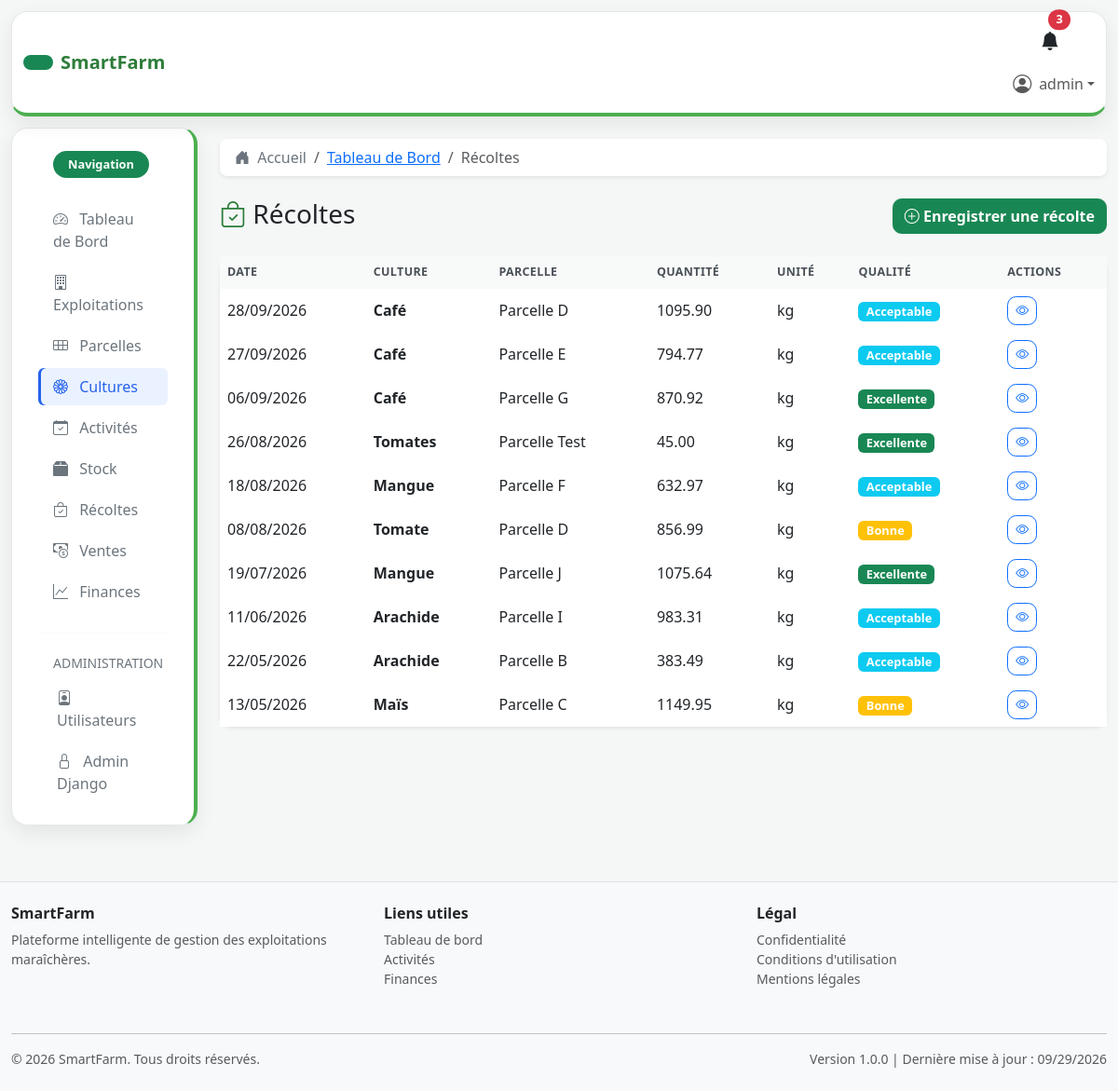
The page /cultures/recoltes/ (signed in) on the database as committed earlier.
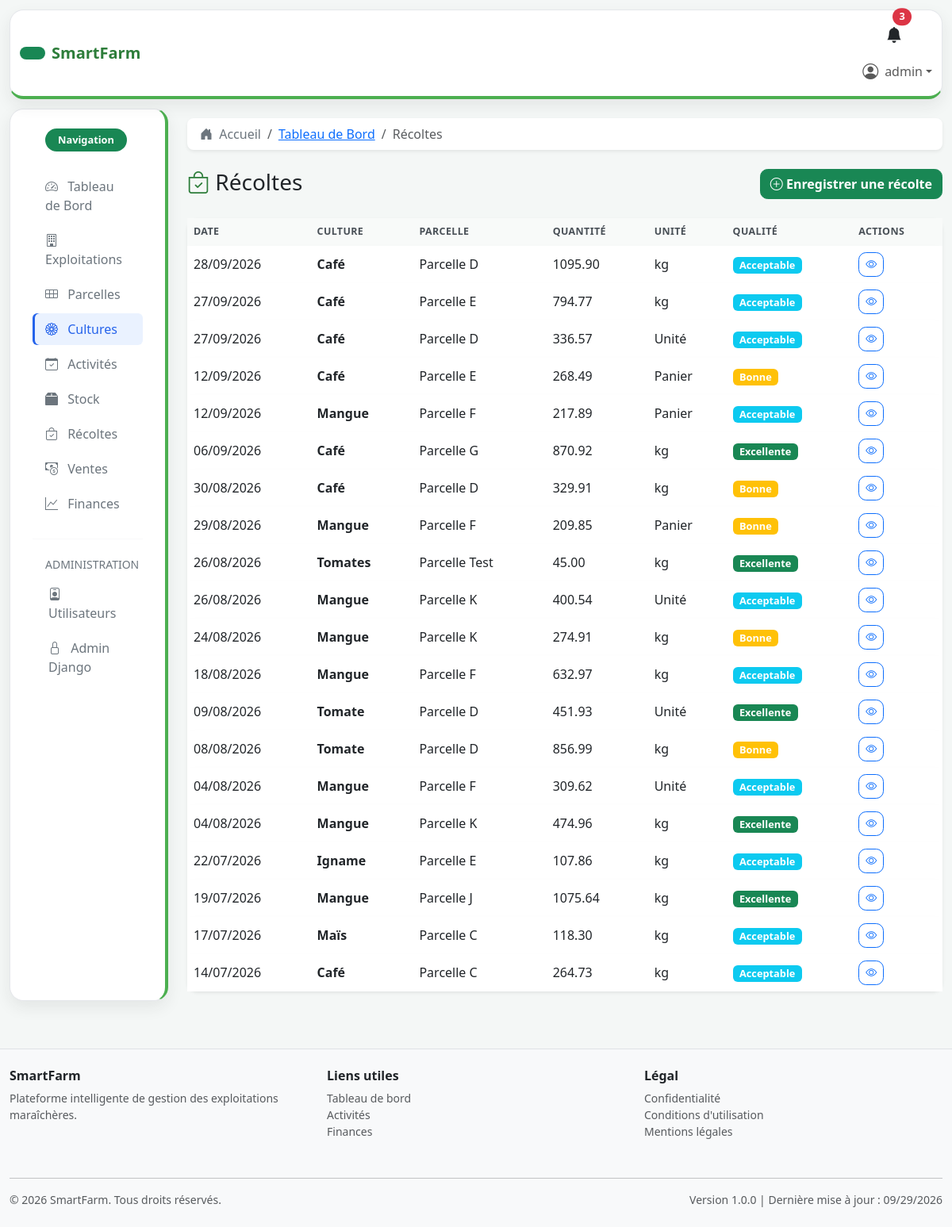
The same page on the database as committed later.
### cultures/models.py (models this page shows, shortened)
class Recolte(models.Model):
    UNITE_CHOICES = [
        ('kg', 'kg'),
        ('l', 'L'),
        ('unite', 'Unité'),
        ('panier', 'Panier'),
    ]
    QUALITE_CHOICES = [
        ('excellente', 'Excellente'),
        ('bonne', 'Bonne'),
        ('acceptable', 'Acceptable'),
        ('mauvaise', 'Mauvaise'),
    ]
    date = models.DateField(help_text="Date de récolte")
    culture = models.ForeignKey(
        Culture,
        on_delete=models.PROTECT,
        related_name='recoltes',
        help_text="Culture récoltée"
    )
    parcelle = models.ForeignKey(
        Parcelle,
        on_delete=models.PROTECT,
        related_name='recoltes',
        help_text="Parcelle de la récolte"
    )
    quantite = models.DecimalField(
        max_digits=10,
        decimal_places=2,
        help_text="Quantité récoltée"
    )
    unite = models.CharField(
        max_length=20,
        choices=UNITE_CHOICES,
        default='kg',
        help_text="Unité de mesure"
    )
    qualite = models.CharField(
        max_length=20,
        choices=QUALITE_CHOICES,
        default='bonne',
        help_text="Qualité de la récolte"
    )
    notes = models.TextField(blank=True, help_text="Notes supplémentaires")
    date_creation = models.DateTimeField(auto_now_add=True, help_text="Date de création")
    date_modification = models.DateTimeField(auto_now=True, help_text="Date de dernière modification")
    class Meta:
        ordering = ['-date']
        verbose_name = 'Récolte'
        verbose_name_plural = 'Récoltes'

class Culture(models.Model):
    STATUT_CHOICES = [
        ('en_croissance', 'En croissance'),
        ('mature', 'Mature'),
        ('recolte', 'Récolte'),
        ('terminee', 'Terminée'),
    ]
    nom = models.CharField(
        max_length=150,
        help_text="Nom de la culture"
    )
    variete = models.CharField(
        max_length=150,
        help_text="Variété de la culture"
    )
    parcelle = models.ForeignKey(
        Parcelle,
        on_delete=models.CASCADE,
        related_name='cultures',
        help_text="Parcelle associée à la culture"
    )
    date_semis = models.DateField(
        help_text="Date de semis ou de plantation"
    )
    date_prevision_recolte = models.DateField(
        help_text="Date prévue de récolte"
    )
    rendement_attendu = models.DecimalField(
        max_digits=7,
        decimal_places=2,
        null=True,
        blank=True,
        help_text="Rendement attendu en kg/m²"
    )
    statut = models.CharField(
        max_length=20,
        choices=STATUT_CHOICES,
        default='en_croissance',
        help_text="Statut actuel de la culture"
    )
    notes = models.TextField(
        blank=True,
        help_text="Notes supplémentaires sur la culture"
    )
    date_creation = models.DateTimeField(
        auto_now_add=True,
        help_text="Date de création de l'enregistrement"
    )
    date_modification = models.DateTimeField(
        auto_now=True,
        help_text="Date de dernière modification de l'enregistrement"
    )
    class Meta:
        ordering = ['-date_semis']
        verbose_name = 'Culture'
        verbose_name_plural = 'Cultures'
        db_table = 'cultures_culture'

### parcelles/models.py (models this page shows, shortened)
class Parcelle(models.Model):
    STATUT_CHOICES = [
        ('actif', 'Actif'),
        ('en_preparation', 'En préparation'),
        ('reposante', 'Reposante'),
        ('suspendu', 'Suspendu'),
    ]
    TYPE_SOL_CHOICES = [
        ('argileux', 'Argileux'),
        ('sableux', 'Sableux'),
        ('limoneux', 'Limoneux'),
        ('calcaire', 'Calcaire'),
        ('organique', 'Organique'),
        ('mixte', 'Mixte'),
    ]
    nom = models.CharField(
        max_length=100,
        help_text="Nom ou identifiant de la parcelle"
    )
    code = models.CharField(
        max_length=50,
        unique=True,
        help_text="Code unique de la parcelle"
    )
    superficie = models.DecimalField(
        max_digits=10,
        decimal_places=2,
        help_text="Superficie en m² ou hectares"
    )
    type_sol = models.CharField(
        max_length=50,
        choices=TYPE_SOL_CHOICES,
        default='mixte',
        help_text="Type de sol de la parcelle"
    )
    irrigation = models.BooleanField(
    default=False,
    help_text="Indique si la parcelle dispose d'un système d'irrigation"
    )
    latitude = models.DecimalField(
        max_digits=9,
        decimal_places=6,
        null=True,
        blank=True,
        help_text="Latitude GPS"
    )
    longitude = models.DecimalField(
        max_digits=9,
        decimal_places=6,
        null=True,
        blank=True,
        help_text="Longitude GPS"
    )
    description = models.TextField(
        blank=True,
        help_text="Description détaillée de la parcelle"
    )
    statut = models.CharField(
        max_length=20,
        choices=STATUT_CHOICES,
        default='actif',
        help_text="Statut actuel de la parcelle"
    )
    exploitation = models.ForeignKey(
        Exploitation,
        on_delete=models.CASCADE,
        related_name='parcelles',
        help_text="Exploitation à laquelle appartient cette parcelle"
    )
    photo = models.ImageField(
    upload_to='parcelles/',
    blank=True,
    null=True,
    help_text="Photo de la parcelle"
    )
    date_creation = models.DateTimeField(
        auto_now_add=True,
        help_text="Date et heure de création de la parcelle"
    )
    date_modification = models.DateTimeField(
        auto_now=True,
        help_text="Date et heure de dernière modification"
    )
    class Meta:
        ordering = ['nom']
        verbose_name = 'Parcelle'
        verbose_name_plural = 'Parcelles'
        db_table = 'parcelles_parcelle'

### cultures/views.py (the view)
# urls.py: path('recoltes/', views.RecolteListView.as_view(), name='recoltes_liste'),
class RecolteListView(LoginRequiredMixin, ListView):
    model = Recolte
    template_name = 'recoltes/liste.html'
    context_object_name = 'recoltes'
    paginate_by = 20
    def get_queryset(self):
        queryset = Recolte.objects.select_related('culture', 'parcelle').all()
        recherche = self.request.GET.get('q')
        statut = self.request.GET.get('qualite')
        if statut:
            queryset = queryset.filter(qualite=statut)
        if recherche:
            queryset = queryset.filter(
                models.Q(culture__nom__icontains=recherche)
                | models.Q(parcelle__nom__icontains=recherche)
            )
        return queryset.order_by('-date')

### templates/recoltes/liste.html (shortened to what this page needs)
{% extends 'base.html' %}
{% load static %}
{% block breadcrumbs %}
    <li class="breadcrumb-item"><a href="{% url 'dashboard:accueil' %}">Tableau de Bord</a></li>
    <li class="breadcrumb-item active">Récoltes</li>
{% endblock %}
{% block content %}
<div class="row mb-4">
    <div class="col-md-8">
        <h1 class="h3 mb-0">
            <i class="bi bi-bag-check text-success"></i> Récoltes
        </h1>
    </div>
    <div class="col-md-4 text-md-end">
        <a href="{% url 'recoltes:recoltes_ajouter' %}" class="btn btn-success">
            <i class="bi bi-plus-circle"></i> Enregistrer une récolte
        </a>
    </div>
</div>
<div class="row">
    <div class="col-md-12">
        <div class="card shadow-sm">
            <div class="table-responsive">
                <table class="table table-hover align-middle mb-0">
                    <thead class="table-light">
                        <tr>
                            <th>Date</th>
                            <th>Culture</th>
                            <th>Parcelle</th>
                            <th>Quantité</th>
                            <th>Unité</th>
                            <th>Qualité</th>
                            <th>Actions</th>
                        </tr>
                    </thead>
                    <tbody>
                        {% for recolte in recoltes %}
                        <tr>
                            <td>{{ recolte.date|date:'d/m/Y' }}</td>
                            <td><strong>{{ recolte.culture.nom }}</strong></td>
                            <td>{{ recolte.parcelle.nom }}</td>
                            <td>{{ recolte.quantite }}</td>
                            <td>{{ recolte.get_unite_display }}</td>
                            <td>
                                <span class="badge {% if recolte.qualite == 'excellente' %}bg-success{% elif recolte.qualite == 'bonne' %}bg-warning{% elif recolte.qualite == 'acceptable' %}bg-info{% else %}bg-secondary{% endif %}">
                                    {{ recolte.get_qualite_display }}
                                </span>
                            </td>
                            <td>
                                <a href="{% url 'recoltes:recoltes_detail' recolte.pk %}" class="btn btn-sm btn-outline-primary"><i class="bi bi-eye"></i></a>
                            </td>
                        </tr>
                        {% empty %}
                        <tr>
                            <td colspan="7" class="text-center py-4 text-muted">
                                Aucune récolte enregistrée pour le moment.
                            </td>
                        </tr>
                        {% endfor %}
                    </tbody>
                </table>
            </div>
        </div>
    </div>
</div>
{% endblock %}

Rows that differ between the two databases and show on the page:
no longer on this page (row unchanged): Recolte: date "11/06/2026", culture.nom "Arachide", parcelle.nom "Parcelle I", quantite "983.31", unite "kg", qualite "Acceptable"
no longer on this page (row unchanged): Recolte: date "22/05/2026", culture.nom "Arachide", parcelle.nom "Parcelle B", quantite "383.49", unite "kg", qualite "Acceptable"
no longer on this page (row unchanged): Recolte: date "13/05/2026", culture.nom "Maïs", parcelle.nom "Parcelle C", quantite "1149.95", unite "kg", qualite "Bonne"
added Recolte: date "27/09/2026", culture.nom "Café", parcelle.nom "Parcelle D", quantite "336.57", unite "Unité", qualite "Acceptable"
added Recolte: date "12/09/2026", culture.nom "Café", parcelle.nom "Parcelle E", quantite "268.49", unite "Panier", qualite "Bonne"
added Recolte: date "12/09/2026", culture.nom "Mangue", parcelle.nom "Parcelle F", quantite "217.89", unite "Panier", qualite "Acceptable"
added Recolte: date "30/08/2026", culture.nom "Café", parcelle.nom "Parcelle D", quantite "329.91", unite "kg", qualite "Bonne"
added Recolte: date "29/08/2026", culture.nom "Mangue", parcelle.nom "Parcelle F", quantite "209.85", unite "Panier", qualite "Bonne"
added Recolte: date "26/08/2026", culture.nom "Mangue", parcelle.nom "Parcelle K", quantite "400.54", unite "Unité", qualite "Acceptable"
added Recolte: date "24/08/2026", culture.nom "Mangue", parcelle.nom "Parcelle K", quantite "274.91", unite "kg", qualite "Bonne"
added Recolte: date "09/08/2026", culture.nom "Tomate", parcelle.nom "Parcelle D", quantite "451.93", unite "Unité", qualite "Excellente"
added Recolte: date "04/08/2026", culture.nom "Mangue", parcelle.nom "Parcelle F", quantite "309.62", unite "Unité", qualite "Acceptable"
added Recolte: date "04/08/2026", culture.nom "Mangue", parcelle.nom "Parcelle K", quantite "474.96", unite "kg", qualite "Excellente"
added Recolte: date "22/07/2026", culture.nom "Igname", parcelle.nom "Parcelle E", quantite "107.86", unite "kg", qualite "Acceptable"
added Recolte: date "17/07/2026", culture.nom "Maïs", parcelle.nom "Parcelle C", quantite "118.30", unite "kg", qualite "Acceptable"
added Recolte: date "14/07/2026", culture.nom "Café", parcelle.nom "Parcelle C", quantite "264.73", unite "kg", qualite "Acceptable"
